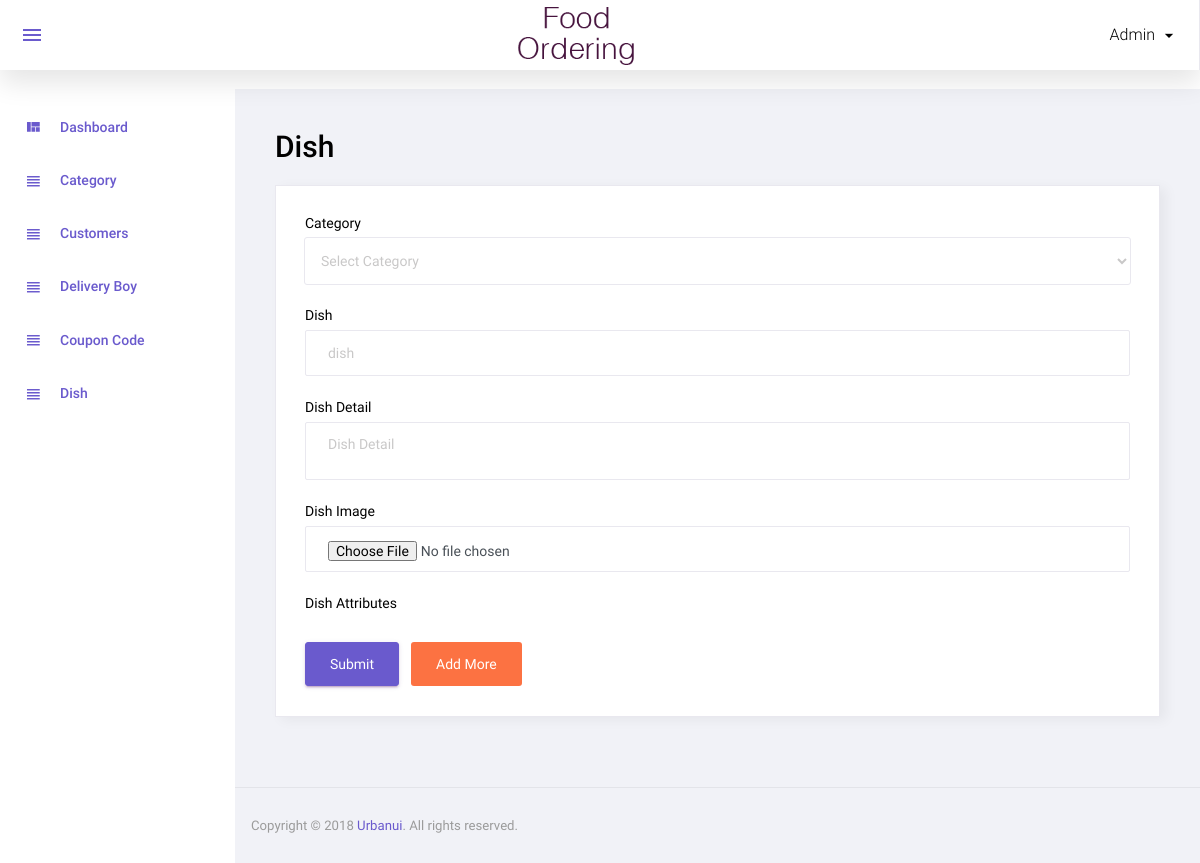
The app's page /admin/manage_dish.php (signed in), older data.
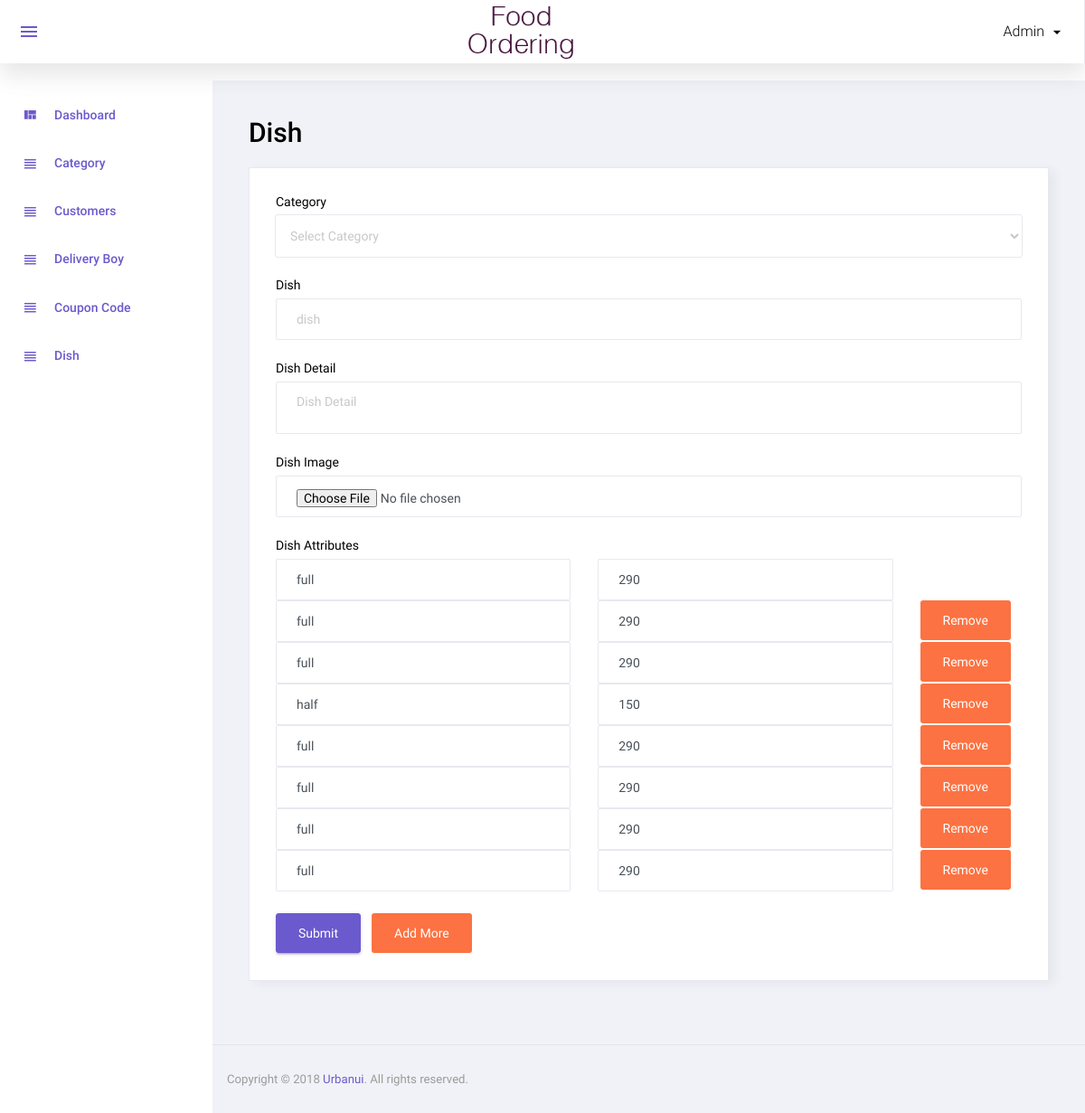
The same page, newer data.
### tables this page shows
CREATE TABLE `dish_details` (
  `id` int(11) NOT NULL,
  `dish_id` int(11) NOT NULL,
  `attribute` varchar(100) NOT NULL,
  `price` int(11) NOT NULL,
  `status` int(11) NOT NULL,
  `added_on` datetime NOT NULL
);

### admin/manage_dish.php (the view, shortened to what this page needs)
<?php
include('top.php');
$dish="";
$dish_detail="";
$id="";
$image_status='required';
?>
<div class="row">
			<h1 class="grid_title ml10 ml15">Dish</h1>
            <div class="col-12 grid-margin stretch-card">
              <div class="card">
                <div class="card-body">
                  <form class="forms-sample" method="post" enctype="multipart/form-data">
                    <div class="form-group">
                      <label for="exampleInputName1">Category</label>
                      <select class="form-control" name="category_id" required>
						<option value="">Select Category</option>
					  </select>
                    </div>
					<div class="form-group">
                      <label for="exampleInputName1">Dish</label>
                      <input type="text" class="form-control" placeholder="dish" name="dish" required value="<?php echo $dish?>">
                    </div>
                    <div class="form-group">
                      <label for="exampleInputEmail3" required>Dish Detail</label>
                      <textarea name="dish_detail" class="form-control" placeholder="Dish Detail"><?php echo $dish_detail?></textarea>
                    </div>
					<div class="form-group">
                      <label for="exampleInputEmail3">Dish Image</label>
                      <input type="file" class="form-control" placeholder="Dish Image" name="image" <?php echo $image_status?>>
                    </div>
					<div class="form-group" id="dish_box1">
						<label for="exampleInputEmail3">Dish Attributes</label>
					<?php if($id==0){?>
						<div class="row">
							<div class="col-5">
								<input type="text" class="form-control" placeholder="Attribute" name="attribute[]" required>
							</div>
							<div class="col-5">
								<input type="text" class="form-control" placeholder="Price" name="price[]" required>
							</div>
						</div>
					<?php } else{
						$dish_details_res=mysqli_query($con,"select * from dish_details where dish_id='$id'");
						$ii=1;
						while($dish_details_row=mysqli_fetch_assoc($dish_details_res)){
						?>
						<div class="row mt8">
							<div class="col-5">
								<input type="text" class="form-control" placeholder="Attribute" name="attribute[]" required value="<?php echo $dish_details_row['attribute']?>">
							</div>
							<div class="col-5">
								<input type="text" class="form-control" placeholder="Price" name="price[]" required  value="<?php echo $dish_details_row['price']?>">
							</div>
							<?php if($ii!=1){
							?>
							<div class="col-2"><button type="button" class="btn badge-danger mr-2" onclick="remove_more_new('<?php echo $dish_details_row['id']?>')">Remove</button></div>
							<?php
							}
							?>
						</div>
					<?php
					$ii++;
					} } ?>
					</div>
                    <button type="submit" class="btn btn-primary mr-2" name="submit">Submit</button>
					<button type="button" class="btn badge-danger mr-2" onclick="add_more()">Add More</button>
                  </form>
                </div>
              </div>
            </div>
		 </div>
<?php include('footer.php');?>

### admin/top.php (shortened to what this page needs)
<!DOCTYPE html>
<html lang="en">
<head>
    <link rel="stylesheet" href="assets/css/materialdesignicons.min.css">
    <link rel="stylesheet" href="assets/css/vendor.bundle.base.css">
    <link rel="stylesheet" href="assets/css/dataTables.bootstrap4.css">
    <link rel="stylesheet" href="assets/css/bootstrap-datepicker.min.css">
    <link rel="stylesheet" href="assets/css/style.css">
</head>
<body class="sidebar-light">
<div class="container-scroller">
    <nav class="navbar col-lg-12 col-12 p-0 fixed-top d-flex flex-row">
        <div class="navbar-menu-wrapper d-flex align-items-stretch justify-content-between">
            <ul class="navbar-nav mr-lg-2 d-none d-lg-flex">
                <li class="nav-item nav-toggler-item">
                    <button class="navbar-toggler align-self-center" type="button" data-toggle="minimize">
                        <span class="mdi mdi-menu"></span>
                    </button>
                </li>
            </ul>
            <div class="text-center navbar-brand-wrapper d-flex align-items-center justify-content-center">
                <a class="navbar-brand brand-logo" href="Welcome_Page.php"><img src="assets/images/logo.png" alt="logo"/></a>
            </div>
            <ul class="navbar-nav navbar-nav-right">
                <li class="nav-item nav-profile dropdown">
                    <a class="nav-link dropdown-toggle" href="#" data-toggle="dropdown" id="profileDropdown">
                        <span class="nav-profile-name"><?php echo $_SESSION['ADMIN_USER'] ?></span>
                    </a>
                </li>
            </ul>
        </div>
    </nav>
    <div class="container-fluid page-body-wrapper">
        <nav class="sidebar sidebar-offcanvas" id="sidebar">
            <ul class="nav">
                <li class="nav-item">
                    <a class="nav-link" href="Welcome_Page.php">
                        <i class="mdi mdi-view-quilt menu-icon"></i>
                        <span class="menu-title">Dashboard</span>
                    </a>
                </li>
                <li class="nav-item">
                    <a class="nav-link" href="category.php">
                        <i class="mdi mdi-view-headline menu-icon"></i>
                        <span class="menu-title">Category</span>
                    </a>
                </li>
                <li class="nav-item">
                    <a class="nav-link" href="user.php">
                        <i class="mdi mdi-view-headline menu-icon"></i>
                        <span class="menu-title">Customers</span>
                    </a>
                </li>
                <li class="nav-item">
                    <a class="nav-link" href="delivery_boy.php">
                        <i class="mdi mdi-view-headline menu-icon"></i>
                        <span class="menu-title">Delivery Boy</span>
                    </a>
                </li>
                <li class="nav-item">
                    <a class="nav-link" href="coupon_code.php">
                        <i class="mdi mdi-view-headline menu-icon"></i>
                        <span class="menu-title">Coupon Code</span>
                    </a>
                </li>
                <li class="nav-item">
                    <a class="nav-link" href="dish.php">
                        <i class="mdi mdi-view-headline menu-icon"></i>
                        <span class="menu-title">Dish</span>
                    </a>
                </li>
            </ul>
        </nav>
        <div class="main-panel">
            <div class="content-wrapper">

### admin/footer.php (shortened to what this page needs)
</div>
<footer class="footer">
    <div class="d-sm-flex justify-content-center justify-content-sm-between">
        <span class="text-muted text-center text-sm-left d-block d-sm-inline-block">Copyright © 2018 <a href="https://www.urbanui.com/" target="_blank">Urbanui</a>. All rights reserved.</span>
    </div>
</footer>
</div>
</div>
</div>
</body>
</html>

Row changes from the older to the newer data that the page shows:
added dish_details: attribute "full", price "290"
added dish_details: attribute "full", price "290"
added dish_details: attribute "full", price "290"
added dish_details: attribute "half", price "150"
added dish_details: attribute "full", price "290"
added dish_details: attribute "full", price "290"
added dish_details: attribute "full", price "290"
added dish_details: attribute "full", price "290"
